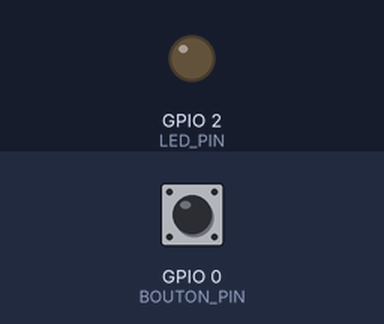
Recording of a program running on a simulated ESP32. Parts: output pins drawn as LEDs (lit = HIGH). The inputs (shaded band) are chosen by the test bench; at power-on: GPIO 0 (BOUTON_PIN) HIGH. Random numbers use the default seed unless the program sets one; what the program prints to the serial monitor is not drawn.

Above: at 1.2 s.
1.3 s: GPIO 0 (BOUTON_PIN) pulled LOW for 0.15 s
At 2.3 s:
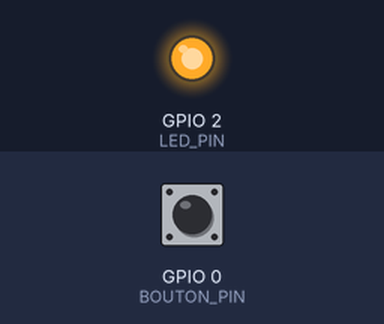
2.9 s: GPIO 0 (BOUTON_PIN) pulled LOW for 1 s
At 3.5 s:
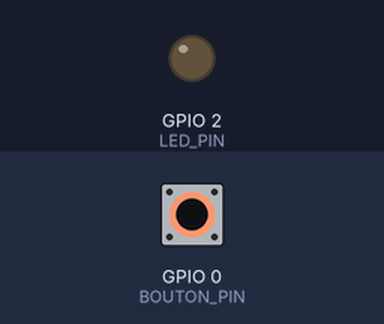
5.4 s: GPIO 0 (BOUTON_PIN) pulled LOW for 3.2 s
At 6.6 s:
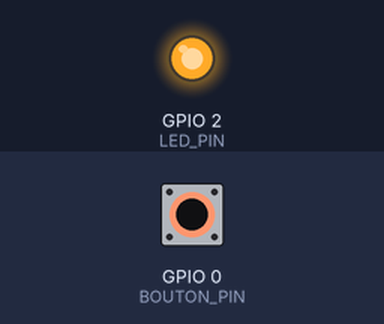
Timing chart, 0 to 8.4 s (numbered marks = the images above; inputs shaded):
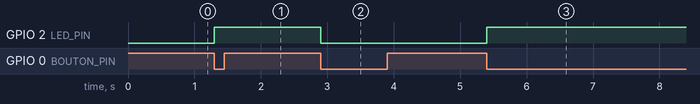

The program:

main.cpp
```cpp
#include <Arduino.h>

// ============================================================
// 02 — FreeRTOS : Sémaphores & Mutexes
//
// Ce projet illustre 2 concepts fondamentaux de FreeRTOS :
//
// 1. LE MUTEX (xSemaphoreCreateMutex) :
//    Deux tâches (tache_temperature et tache_humidite) veulent écrire
//    sur le port Série (Serial). Le Mutex empêche les deux tâches
//    d'écrire en même temps et de mélanger leur texte.
//
// 2. LE SÉMAPHORE BINAIRE (xSemaphoreCreateBinary) :
//    Quand on appuie sur le bouton (interruption matérielle ISR),
//    l'ISR envoie un sémaphore binaire pour réveiller immédiatement
//    la tache_bouton qui allume/éteint la LED.
// ============================================================

// ─── Broches ────────────────────────────────────────────────
constexpr uint8_t LED_PIN    = 2;  // LED intégrée sur ESP32 DevKit
constexpr uint8_t BOUTON_PIN = 0;  // Bouton BOOT (ou bouton externe sur GPIO 0)

// ─── Handles FreeRTOS ───────────────────────────────────────
// Le Mutex protège l'accès au moniteur série (Serial)
static SemaphoreHandle_t serialMutex = nullptr;

// Le Sémaphore binaire sert de signal entre le bouton (ISR) et la tâche
static SemaphoreHandle_t boutonSemaphore = nullptr;

// ─── Variable d'état simple ────────────────────────────────
static bool ledEtat = false;

// ============================================================
// Routine d'Interruption (ISR) du Bouton
// ATTENTION : Une ISR doit être TRÈS courte !
// Pas de Serial.println(), pas de delay() dans une ISR.
// ============================================================
void IRAM_ATTR bouton_ISR() {
  BaseType_t xHigherPriorityTaskWoken = pdFALSE;

  // Signaler à la tâche qu'un appui a eu lieu
  xSemaphoreGiveFromISR(boutonSemaphore, &xHigherPriorityTaskWoken);

  // Demander au scheduler d'exécuter la tâche si elle est prioritaire
  portYIELD_FROM_ISR(xHigherPriorityTaskWoken);
}

// ============================================================
// Tâche 1 : Simulation de la mesure de température
// S'exécute toutes les 2 secondes
// ============================================================
void tache_temperature(void *pv) {
  for (;;) {
    float temp = 22.5f + (random(0, 50) / 10.0f); // Valeur simulée entre 22.5°C et 27.5°C

    // Prendre le Mutex avant d'utiliser Serial (attente bloquante si occupé)
    if (xSemaphoreTake(serialMutex, portMAX_DELAY) == pdTRUE) {
      Serial.printf("[TEMP] 🌡️  Température mesurée : %.1f °C\n", temp);

      // Libérer le Mutex pour les autres tâches
      xSemaphoreGive(serialMutex);
    }

    // Attendre 2000 ms sans bloquer le microcontrôleur
    vTaskDelay(pdMS_TO_TICKS(2000));
  }
}

// ============================================================
// Tâche 2 : Simulation de la mesure d'humidité
// S'exécute toutes les 3 secondes
// ============================================================
void tache_humidite(void *pv) {
  for (;;) {
    int humidite = 50 + random(0, 30); // Valeur simulée entre 50% et 80%

    // Prendre le Mutex avant d'utiliser Serial
    if (xSemaphoreTake(serialMutex, portMAX_DELAY) == pdTRUE) {
      Serial.printf("[HUMI] 💧  Humidité mesurée    : %d %%\n", humidite);

      // Libérer le Mutex
      xSemaphoreGive(serialMutex);
    }

    // Attendre 3000 ms
    vTaskDelay(pdMS_TO_TICKS(3000));
  }
}

// ============================================================
// Tâche 3 : Traitement de l'appui sur le bouton
// Attend le sémaphore binaire envoyé par l'ISR
// ============================================================
void tache_bouton(void *pv) {
  for (;;) {
    // Attendre le sémaphore envoyé par l'interruption (bloquant)
    if (xSemaphoreTake(boutonSemaphore, portMAX_DELAY) == pdTRUE) {

      // Inverser l'état de la LED
      ledEtat = !ledEtat;
      digitalWrite(LED_PIN, ledEtat ? HIGH : LOW);

      // Afficher un message de manière sécurisée avec le Mutex
      if (xSemaphoreTake(serialMutex, portMAX_DELAY) == pdTRUE) {
        Serial.printf("[BOUTON] 🔘 Appui détecté ! LED %s\n", ledEtat ? "ALLUMÉE 💡" : "ÉTEINTE 🔌");
        xSemaphoreGive(serialMutex);
      }
    }
  }
}

// ============================================================
// Setup / Loop
// ============================================================
void setup() {
  Serial.begin(115200);
  pinMode(LED_PIN, OUTPUT);
  pinMode(BOUTON_PIN, INPUT_PULLUP);

  digitalWrite(LED_PIN, LOW);

  // 1. Créer le Mutex pour la protection du Serial
  serialMutex = xSemaphoreCreateMutex();

  // 2. Créer le Sémaphore Binaire pour le bouton
  boutonSemaphore = xSemaphoreCreateBinary();

  if (serialMutex == nullptr || boutonSemaphore == nullptr) {
    Serial.println("ERREUR : Impossible de créer les sémaphores / mutex !");
    while (true) { vTaskDelay(pdMS_TO_TICKS(1000)); }
  }

  // 3. Attacher l'interruption matérielle sur la broche du bouton (front descendant / FALLING)
  attachInterrupt(digitalPinToInterrupt(BOUTON_PIN), bouton_ISR, FALLING);

  // 4. Créer les tâches FreeRTOS sur le Core 1
  xTaskCreatePinnedToCore(tache_temperature, "temp",   2048, nullptr, 1, nullptr, 1);
  xTaskCreatePinnedToCore(tache_humidite,    "humi",   2048, nullptr, 1, nullptr, 1);
  xTaskCreatePinnedToCore(tache_bouton,      "bouton", 2048, nullptr, 2, nullptr, 1); // Priorité 2 plus haute pour réagir vite au bouton

  Serial.println("=== 02 — FreeRTOS : Sémaphores & Mutexes ===");
  Serial.println("-> Mutex créé pour sécuriser le moniteur Serie.");
  Serial.println("-> Sémaphore Binaire créé pour gérer le bouton via ISR.");
  Serial.println("Appuyez sur le bouton BOOT (GPIO 0) pour tester l'interruption !\n");
}

void loop() {
  // Laisser le scheduler FreeRTOS gérer les tâches
  vTaskDelay(pdMS_TO_TICKS(10000));
}
```

Measured:
- after the input at 1.3 s, GPIO 2 (LED_PIN): LOW → HIGH at once
- after the input at 2.9 s, GPIO 2 (LED_PIN): HIGH → LOW at once
- after the input at 5.4 s, GPIO 2 (LED_PIN): LOW → HIGH at once
